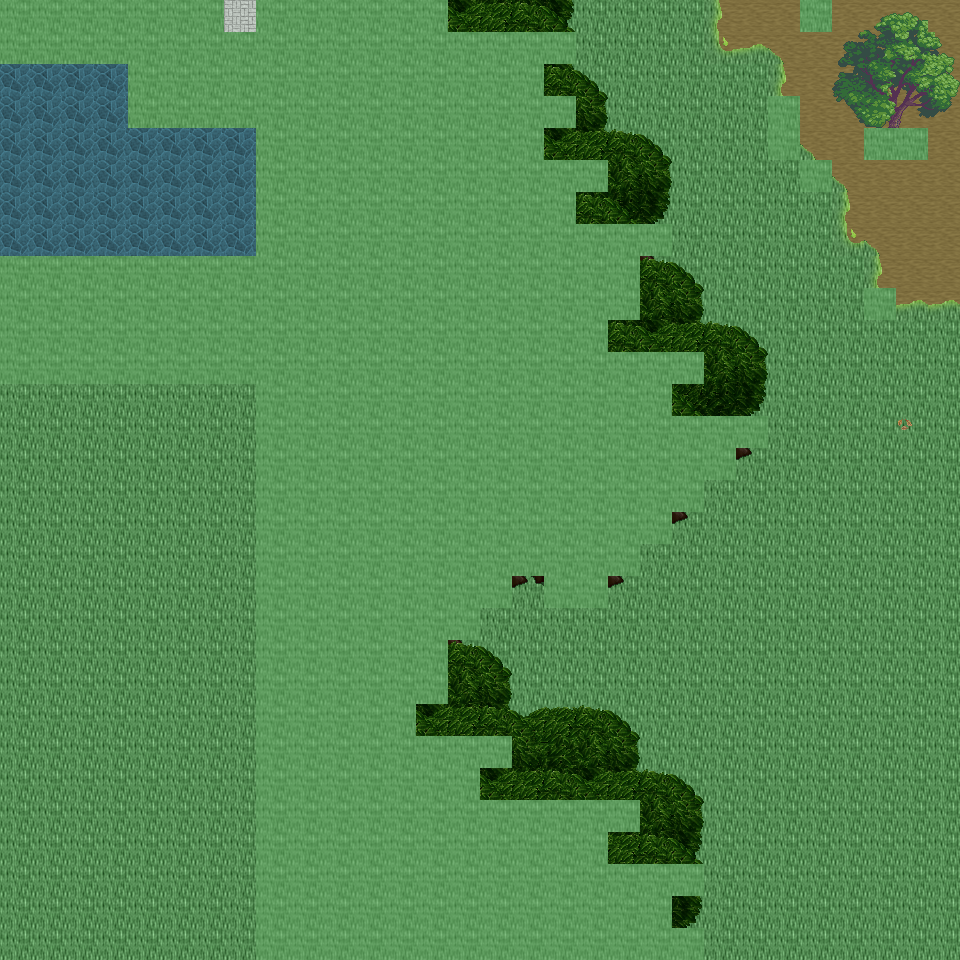

Below is a game level as drawn by its tile map, then a one-line description and the .tmx that defines it (tile-layer data replaced by summaries):
An orthogonal 30x30 tile map with 32x32 px tiles, 6 tile layers (Ground, Object, Object2, Above, ...), 50 tilesets and 7 objects (7x mapExit).

<map version="1.0" orientation="orthogonal" renderorder="right-down" width="30" height="30" tilewidth="32" tileheight="32" nextobjectid="8">
  <tileset firstgid="1" name="tileset_ground_ground" tilewidth="32" tileheight="32" tilecount="33" columns="3">
    <image source="../drawable/tileset_ground_ground.png" width="96" height="352" />
  </tileset>
  <tileset firstgid="34" name="tileset_building_castle" tilewidth="32" tileheight="32" tilecount="320" columns="20">
    <image source="../drawable/tileset_building_castle.png" width="640" height="512" />
  </tileset>
  <tileset firstgid="354" name="tileset_furniture_carpet_carpets_2" tilewidth="32" tileheight="32" tilecount="20" columns="4">
    <image source="../drawable/tileset_furniture_carpet_carpets_2.png" width="128" height="160" />
  </tileset>
  <tileset firstgid="374" name="tileset_ground_indoor_tiles" tilewidth="32" tileheight="32" tilecount="8" columns="2">
    <image source="../drawable/tileset_ground_indoor_tiles.png" width="64" height="128" />
  </tileset>
  <tileset firstgid="382" name="tileset_building_entrance_int_iron_bars" tilewidth="32" tileheight="32" tilecount="12" columns="3">
    <image source="../drawable/tileset_building_entrance_int_iron_bars.png" width="96" height="128" />
  </tileset>
  <tileset firstgid="394" name="tileset_plant_bush_hedge" tilewidth="32" tileheight="32" tilecount="35" columns="5">
    <image source="../drawable/tileset_plant_bush_hedge.png" width="160" height="224" />
  </tileset>
  <tileset firstgid="429" name="tileset_building_church" tilewidth="32" tileheight="32" tilecount="56" columns="8">
    <image source="../drawable/tileset_building_church.png" width="256" height="224" />
  </tileset>
  <tileset firstgid="485" name="tileset_logic_collision" tilewidth="32" tileheight="32" tilecount="1" columns="1">
    <image source="../drawable/tileset_logic_collision.png" width="32" height="32" />
  </tileset>
  <tileset firstgid="486" name="tileset_logic_item_vegetable" tilewidth="32" tileheight="32" tilecount="16" columns="8">
    <image source="../drawable/tileset_logic_item_vegetable.png" width="256" height="64" />
  </tileset>
  <tileset firstgid="502" name="tileset_ground_rock_rocks" tilewidth="32" tileheight="32" tilecount="4" columns="2">
    <image source="../drawable/tileset_ground_rock_rocks.png" width="64" height="64" />
  </tileset>
  <tileset firstgid="506" name="tileset_item_corpse_huge_animal" tilewidth="32" tileheight="32" tilecount="16" columns="2">
    <image source="../drawable/tileset_item_corpse_huge_animal.png" width="64" height="256" />
  </tileset>
  <tileset firstgid="522" name="tileset_plant_tree_dead_tree_4" tilewidth="32" tileheight="32" tilecount="20" columns="4">
    <image source="../drawable/tileset_plant_tree_dead_tree_4.png" width="128" height="160" />
  </tileset>
  <tileset firstgid="542" name="tileset_logic_creature_undead" tilewidth="32" tileheight="32" tilecount="16" columns="8">
    <image source="../drawable/tileset_logic_creature_undead.png" width="256" height="64" />
  </tileset>
  <tileset firstgid="558" name="tileset_plant_tree_dead_tree_2" tilewidth="32" tileheight="32" tilecount="20" columns="4">
    <image source="../drawable/tileset_plant_tree_dead_tree_2.png" width="128" height="160" />
  </tileset>
  <tileset firstgid="578" name="tileset_item_gothic_headstone_2" tilewidth="32" tileheight="32" tilecount="3" columns="1">
    <image source="../drawable/tileset_item_gothic_headstone_2.png" width="32" height="96" />
  </tileset>
  <tileset firstgid="581" name="tileset_building_house_3" tilewidth="32" tileheight="32" tilecount="48" columns="6">
    <image source="../drawable/tileset_building_house_3.png" width="192" height="256" />
  </tileset>
  <tileset firstgid="629" name="tileset_object_scarecrow" tilewidth="32" tileheight="32" tilecount="2" columns="1">
    <image source="../drawable/tileset_object_scarecrow.png" width="32" height="64" />
  </tileset>
  <tileset firstgid="631" name="tileset_plant_tree_fall_trees" tilewidth="32" tileheight="32" tilecount="40" columns="8">
    <image source="../drawable/tileset_plant_tree_fall_trees.png" width="256" height="160" />
  </tileset>
  <tileset firstgid="671" name="tileset_logic_creature_undead_fallen" tilewidth="32" tileheight="32" tilecount="16" columns="8">
    <image source="../drawable/tileset_logic_creature_undead_fallen.png" width="256" height="64" />
  </tileset>
  <tileset firstgid="687" name="tileset_building_decoration_orbpedestal" tilewidth="32" tileheight="32" tilecount="2" columns="1">
    <image source="../drawable/tileset_building_decoration_orbpedestal.png" width="32" height="64" />
  </tileset>
  <tileset firstgid="689" name="tileset_ground_rock_rocks_3" tilewidth="32" tileheight="32" tilecount="16" columns="4">
    <image source="../drawable/tileset_ground_rock_rocks_3.png" width="128" height="128" />
  </tileset>
  <tileset firstgid="705" name="tileset_plant_tree_chestnut_tree" tilewidth="32" tileheight="32" tilecount="20" columns="4">
    <image source="../drawable/tileset_plant_tree_chestnut_tree.png" width="128" height="160" />
  </tileset>
  <tileset firstgid="725" name="tileset_plant_stump_hollow_logs" tilewidth="32" tileheight="32" tilecount="6" columns="3">
    <image source="../drawable/tileset_plant_stump_hollow_logs.png" width="96" height="64" />
  </tileset>
  <tileset firstgid="731" name="tileset_logic_creature_golem" tilewidth="32" tileheight="32" tilecount="4" columns="4">
    <image source="../drawable/tileset_logic_creature_golem.png" width="128" height="32" />
  </tileset>
  <tileset firstgid="735" name="tileset_ground_grass_edges" tilewidth="32" tileheight="32" tilecount="36" columns="12">
    <image source="../drawable/tileset_ground_grass_edges.png" width="384" height="96" />
  </tileset>
  <tileset firstgid="771" name="tileset_ground_grass_corners" tilewidth="32" tileheight="32" tilecount="24" columns="6">
    <image source="../drawable/tileset_ground_grass_corners.png" width="192" height="128" />
  </tileset>
  <tileset firstgid="795" name="tileset_ground_water_pool" tilewidth="32" tileheight="32" tilecount="72" columns="3">
    <image source="../drawable/tileset_ground_water_pool.png" width="96" height="768" />
  </tileset>
  <tileset firstgid="867" name="tileset_ground_earth_edges" tilewidth="32" tileheight="32" tilecount="18" columns="6">
    <image source="../drawable/tileset_ground_earth_edges.png" width="192" height="96" />
  </tileset>
  <tileset firstgid="885" name="tileset_logic_creature_ent" tilewidth="32" tileheight="32" tilecount="4" columns="4">
    <image source="../drawable/tileset_logic_creature_ent.png" width="128" height="32" />
  </tileset>
  <tileset firstgid="889" name="tileset_plant_leaves" tilewidth="32" tileheight="32" tilecount="8" columns="4">
    <image source="../drawable/tileset_plant_leaves.png" width="128" height="64" />
  </tileset>
  <tileset firstgid="897" name="tileset_object_well_hoist" tilewidth="32" tileheight="32" tilecount="9" columns="3">
    <image source="../drawable/tileset_object_well_hoist.png" width="96" height="96" />
  </tileset>
  <tileset firstgid="906" name="tileset_building_stairs_grey_stone_stairs_down" tilewidth="32" tileheight="32" tilecount="6" columns="3">
    <image source="../drawable/tileset_building_stairs_grey_stone_stairs_down.png" width="96" height="64" />
  </tileset>
  <tileset firstgid="912" name="tileset_ground_green_paving" tilewidth="32" tileheight="32" tilecount="18" columns="3">
    <image source="../drawable/tileset_ground_green_paving.png" width="96" height="192" />
  </tileset>
  <tileset firstgid="930" name="tileset_plant_tree_tree_darkgreen" tilewidth="32" tileheight="32" tilecount="88" columns="8">
    <image source="../drawable/tileset_plant_tree_tree_darkgreen.png" width="256" height="352" />
  </tileset>
  <tileset firstgid="1018" name="tileset_light_dim_light_7x5" tilewidth="32" tileheight="32" tilecount="35" columns="7">
    <image source="../drawable/tileset_light_dim_light_7x5.png" width="224" height="160" />
  </tileset>
  <tileset firstgid="1053" name="tileset_furniture_light_lamp_bronze" tilewidth="32" tileheight="32" tilecount="3" columns="1">
    <image source="../drawable/tileset_furniture_light_lamp_bronze.png" width="32" height="96" />
  </tileset>
  <tileset firstgid="1056" name="tileset_light_light_5x5" tilewidth="32" tileheight="32" tilecount="25" columns="5">
    <image source="../drawable/tileset_light_light_5x5.png" width="160" height="160" />
  </tileset>
  <tileset firstgid="1081" name="tileset_plant_tree_pine_tree" tilewidth="32" tileheight="32" tilecount="20" columns="4">
    <image source="../drawable/tileset_plant_tree_pine_tree.png" width="128" height="160" />
  </tileset>
  <tileset firstgid="1101" name="tileset_plant_tree_pine_tree_1" tilewidth="32" tileheight="32" tilecount="20" columns="4">
    <image source="../drawable/tileset_plant_tree_pine_tree_1.png" width="128" height="160" />
  </tileset>
  <tileset firstgid="1121" name="tileset_furniture_chair_bench_wooden" tilewidth="32" tileheight="32" tilecount="8" columns="2">
    <image source="../drawable/tileset_furniture_chair_bench_wooden.png" width="64" height="128" />
  </tileset>
  <tileset firstgid="1129" name="tileset_plant_flower_flowers_mixed" tilewidth="32" tileheight="32" tilecount="16" columns="4">
    <image source="../drawable/tileset_plant_flower_flowers_mixed.png" width="128" height="128" />
  </tileset>
  <tileset firstgid="1145" name="tileset_building_thatched_roof_cottage1" tilewidth="32" tileheight="32" tilecount="20" columns="4">
    <image source="../drawable/tileset_building_thatched_roof_cottage1.png" width="128" height="160" />
  </tileset>
  <tileset firstgid="1165" name="tileset_item_blood_floor_stain" tilewidth="32" tileheight="32" tilecount="1" columns="1">
    <image source="../drawable/tileset_item_blood_floor_stain.png" width="32" height="32" />
  </tileset>
  <tileset firstgid="1166" name="tileset_item_firewood" tilewidth="32" tileheight="32" tilecount="12" columns="3">
    <image source="../drawable/tileset_item_firewood.png" width="96" height="128" />
  </tileset>
  <tileset firstgid="1178" name="tileset_item_gothic_headstone_1" tilewidth="32" tileheight="32" tilecount="1" columns="1">
    <image source="../drawable/tileset_item_gothic_headstone_1.png" width="32" height="32" />
  </tileset>
  <tileset firstgid="1179" name="tileset_item_gothic_tiny_headstone" tilewidth="32" tileheight="32" tilecount="1" columns="1">
    <image source="../drawable/tileset_item_gothic_tiny_headstone.png" width="32" height="32" />
  </tileset>
  <tileset firstgid="1180" name="tileset_plant_mosses" tilewidth="32" tileheight="32" tilecount="16" columns="4">
    <image source="../drawable/tileset_plant_mosses.png" width="128" height="128" />
  </tileset>
  <tileset firstgid="1196" name="tileset_building_fence_wooden_brown_fence" tilewidth="32" tileheight="32" tilecount="42" columns="7">
    <image source="../drawable/tileset_building_fence_wooden_brown_fence.png" width="224" height="192" />
  </tileset>
  <tileset firstgid="1238" name="tileset_logic_creature_undead_skeleton" tilewidth="32" tileheight="32" tilecount="6" columns="6">
    <image source="../drawable/tileset_logic_creature_undead_skeleton.png" width="192" height="32" />
  </tileset>
  <tileset firstgid="1244" name="tileset_logic_creature_undead_specter" tilewidth="32" tileheight="32" tilecount="6" columns="6">
    <image source="../drawable/tileset_logic_creature_undead_specter.png" width="192" height="32" />
  </tileset>
  <layer name="Ground" width="30" height="30">
    <data>[900 cells, 900 non-empty, 5 distinct tile ids]</data>
  </layer>
  <layer name="Object" width="30" height="30">
    <data>[900 cells, 405 non-empty, 26 distinct tile ids]</data>
  </layer>
  <layer name="Object2" width="30" height="30">
    <data>[900 cells, 7 non-empty, 6 distinct tile ids]</data>
  </layer>
  <layer name="Above" width="30" height="30">
    <data>[900 cells, 374 non-empty, 26 distinct tile ids]</data>
  </layer>
  <layer name="Above2" width="30" height="30">
    <data>[900 cells, 157 non-empty, 6 distinct tile ids]</data>
  </layer>
  <layer name="Walkable" width="30" height="30">
    <data>[900 cells, 385 non-empty, 1 distinct tile ids]</data>
  </layer>
  <objectgroup name="MapEvents">
    <object id="1" name="north" type="mapExit" x="224" y="0" width="32" height="32">
      <properties>
        <property name="map" value="level_0_x225_y60" />
        <property name="x" value="7" />
        <property name="y" value="28" />
      </properties>
    </object>
    <object id="2" name="north2" type="mapExit" x="448" y="0" width="352" height="32">
      <properties>
        <property name="map" value="level_0_x225_y60" />
        <property name="x" value="14" />
        <property name="y" value="28" />
      </properties>
    </object>
    <object id="3" name="north3" type="mapExit" x="832" y="0" width="128" height="32">
      <properties>
        <property name="map" value="level_0_x225_y60" />
        <property name="x" value="26" />
        <property name="y" value="28" />
      </properties>
    </object>
    <object id="4" name="south" type="mapExit" x="0" y="928" width="256" height="32">
      <properties>
        <property name="map" value="level_0_x225_y62" />
        <property name="x" value="0" />
        <property name="y" value="1" />
      </properties>
    </object>
    <object id="5" name="south2" type="mapExit" x="704" y="928" width="256" height="32">
      <properties>
        <property name="map" value="level_0_x225_y62" />
        <property name="x" value="22" />
        <property name="y" value="1" />
      </properties>
    </object>
    <object id="6" name="west" type="mapExit" x="0" y="64" width="32" height="192">
      <properties>
        <property name="map" value="level_0_x224_y61" />
        <property name="x" value="28" />
        <property name="y" value="2" />
      </properties>
    </object>
    <object id="7" name="west2" type="mapExit" x="0" y="384" width="32" height="576">
      <properties>
        <property name="map" value="level_0_x224_y61" />
        <property name="x" value="28" />
        <property name="y" value="12" />
      </properties>
    </object>
  </objectgroup>
</map>
